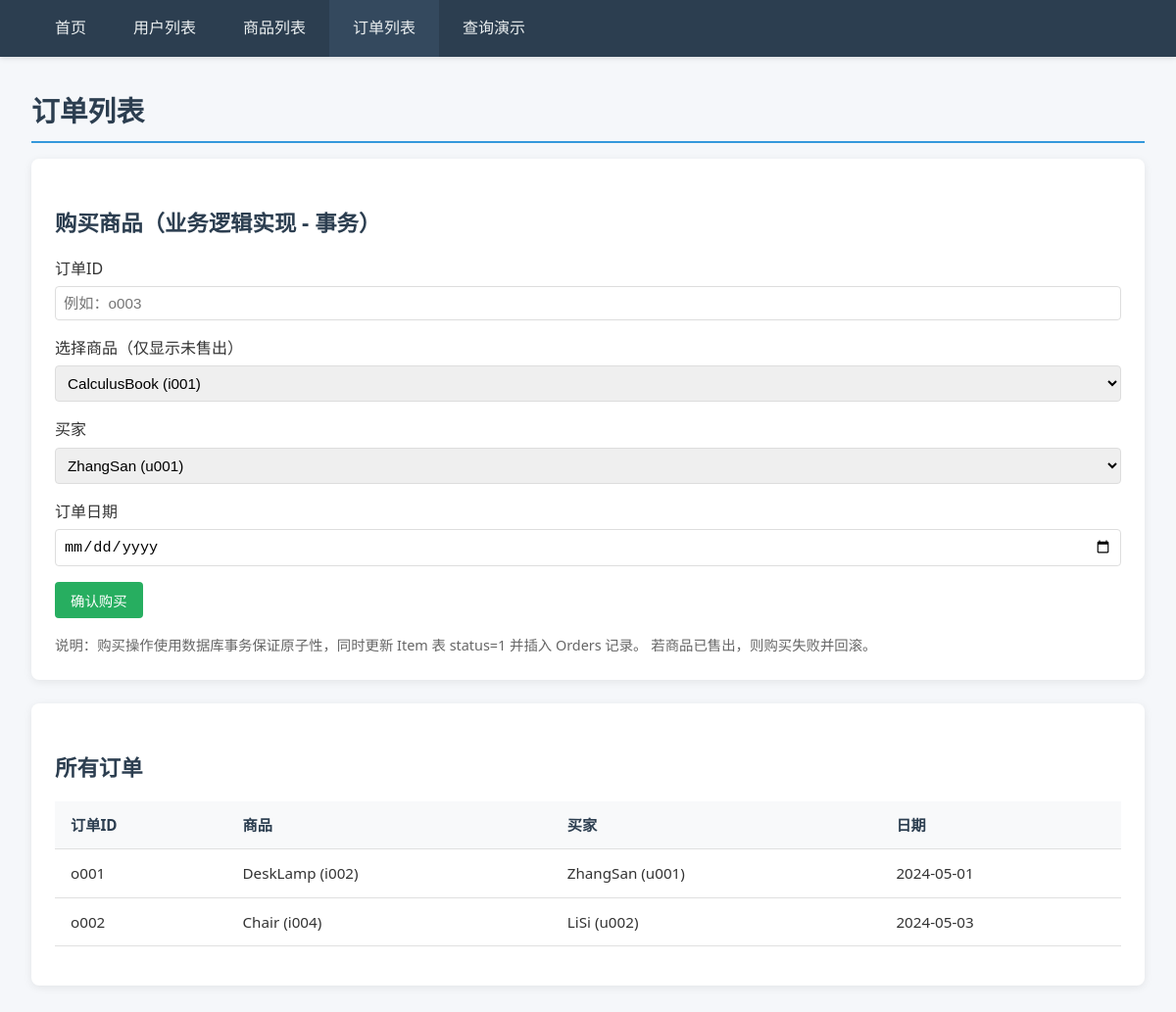
The page /orders on the database its author committed.
### tables this page shows
CREATE TABLE Orders (
        order_id TEXT PRIMARY KEY,
        item_id TEXT NOT NULL UNIQUE,
        buyer_id TEXT NOT NULL,
        order_date TEXT NOT NULL,
        FOREIGN KEY (item_id) REFERENCES Item(item_id),
        FOREIGN KEY (buyer_id) REFERENCES User(user_id)
    );

CREATE TABLE Item (
        item_id TEXT PRIMARY KEY,
        item_name TEXT NOT NULL,
        category TEXT NOT NULL,
        price REAL NOT NULL CHECK(price >= 0),
        status INTEGER NOT NULL DEFAULT 0 CHECK(status IN (0, 1)),
        seller_id TEXT NOT NULL,
        FOREIGN KEY (seller_id) REFERENCES User(user_id)
    );

CREATE TABLE User (
        user_id TEXT PRIMARY KEY,
        user_name TEXT NOT NULL,
        phone TEXT NOT NULL
    );

### app.py (the view, shortened to what this page needs)
@app.route('/orders', methods=['GET', 'POST'])
def orders():
    conn = get_connection()
    cursor = conn.cursor()
    all_orders = cursor.execute(
        '''SELECT o.*, i.item_name, u.user_name as buyer_name
           FROM Orders o
           JOIN Item i ON o.item_id = i.item_id
           JOIN User u ON o.buyer_id = u.user_id'''
    ).fetchall()
    available_items = cursor.execute(
        "SELECT item_id, item_name FROM Item WHERE status = 0"
    ).fetchall()
    all_users = cursor.execute('SELECT user_id, user_name FROM User').fetchall()
    conn.close()
    return render_template('orders.html', orders=all_orders,
                          available_items=available_items, users=all_users)

### app.py (called while the page is built)
@app.before_request
def enable_foreign_keys():
    conn = get_connection()
    conn.execute('PRAGMA foreign_keys = ON')
    conn.close()

### database.py (called while the page is built)
def get_connection():
    conn = sqlite3.connect(DB_PATH)
    conn.row_factory = sqlite3.Row
    return conn

### templates/orders.html (shortened to what this page needs)
{% extends "base.html" %}
{% block content %}
<h1>订单列表</h1>
<div class="card">
    <h2>购买商品（业务逻辑实现 - 事务）</h2>
    <form method="POST" action="{{ url_for('orders') }}">
        <div class="form-group">
            <label>订单ID</label>
            <input type="text" name="order_id" placeholder="例如：o003" required>
        </div>
        <div class="form-group">
            <label>选择商品（仅显示未售出）</label>
            <select name="item_id" required>
                {% for item in available_items %}
                <option value="{{ item.item_id }}">{{ item.item_name }} ({{ item.item_id }})</option>
                {% endfor %}
            </select>
        </div>
        <div class="form-group">
            <label>买家</label>
            <select name="buyer_id" required>
                {% for user in users %}
                <option value="{{ user.user_id }}">{{ user.user_name }} ({{ user.user_id }})</option>
                {% endfor %}
            </select>
        </div>
        <div class="form-group">
            <label>订单日期</label>
            <input type="date" name="order_date" required>
        </div>
        <button type="submit" class="btn btn-success">确认购买</button>
    </form>
    <p style="margin-top: 1rem; color: #666; font-size: 0.9rem;">
        说明：购买操作使用数据库事务保证原子性，同时更新 Item 表 status=1 并插入 Orders 记录。
        若商品已售出，则购买失败并回滚。
    </p>
</div>
<div class="card">
    <h2>所有订单</h2>
    <table>
        <thead>
            <tr><th>订单ID</th><th>商品</th><th>买家</th><th>日期</th></tr>
        </thead>
        <tbody>
            {% for order in orders %}
            <tr>
                <td>{{ order.order_id }}</td>
                <td>{{ order.item_name }} ({{ order.item_id }})</td>
                <td>{{ order.buyer_name }} ({{ order.buyer_id }})</td>
                <td>{{ order.order_date }}</td>
            </tr>
            {% endfor %}
        </tbody>
    </table>
</div>
{% endblock %}

### static/style.css (style rules this page uses)
* { margin: 0; padding: 0; box-sizing: border-box; }
body { font-family: 'Segoe UI', Tahoma, Geneva, Verdana, sans-serif; background: #f5f7fa; color: #333; line-height: 1.6; }
.card { background: #fff; border-radius: 8px; padding: 1.5rem; margin-bottom: 1.5rem; box-shadow: 0 2px 8px rgba(0,0,0,0.08); }
h1, h2, h3 { margin-bottom: 1rem; color: #2c3e50; }
h1 { font-size: 1.8rem; border-bottom: 2px solid #3498db; padding-bottom: 0.5rem; }
h2 { font-size: 1.4rem; margin-top: 1.5rem; }
table { width: 100%; border-collapse: collapse; margin: 1rem 0; font-size: 0.95rem; }
th, td { padding: 0.75rem 1rem; text-align: left; border-bottom: 1px solid #e0e0e0; }
th { background: #f8f9fa; font-weight: 600; color: #2c3e50; }
.btn { display: inline-block; padding: 0.5rem 1rem; border: none; border-radius: 4px; cursor: pointer; font-size: 0.9rem; text-decoration: none; transition: all 0.3s; }
.btn-success { background: #27ae60; color: #fff; }
.form-group { margin-bottom: 1rem; }
.form-group label { display: block; margin-bottom: 0.3rem; font-weight: 500; }
.form-group input, .form-group select { width: 100%; padding: 0.5rem; border: 1px solid #ddd; border-radius: 4px; font-size: 0.95rem; }

### rows shown on the page
Orders: order_id "o001", item_name "DeskLamp", item_id "i002", buyer_name "ZhangSan", buyer_id "u001", order_date "2024-05-01"
Orders: order_id "o002", item_name "Chair", item_id "i004", buyer_name "LiSi", buyer_id "u002", order_date "2024-05-03"

### other values the page prints
form field item_id "CalculusBook (i001)"
form field buyer_id "ZhangSan (u001)"
